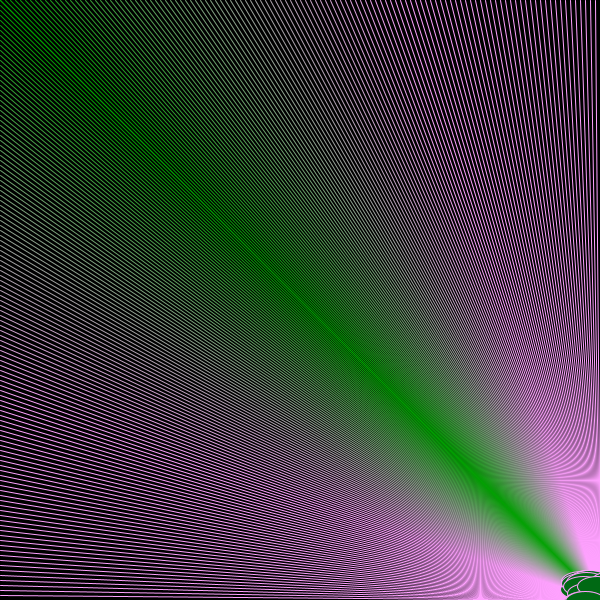
Frame 1 (no input)
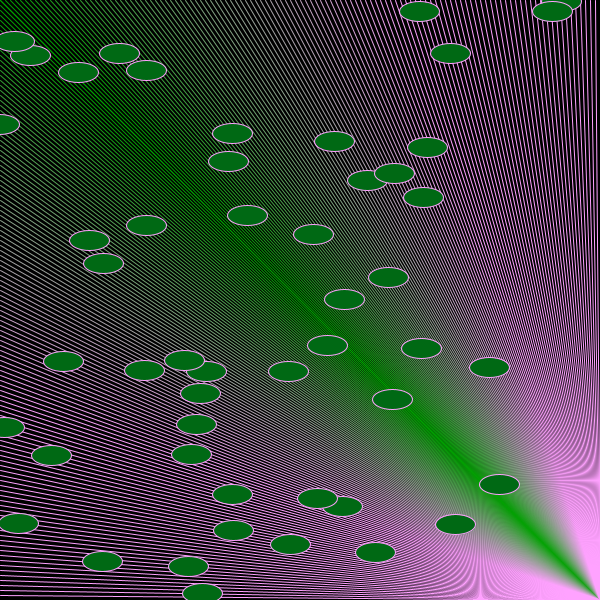
Frame 60 (the mouse pressed at the canvas centre just before this capture)
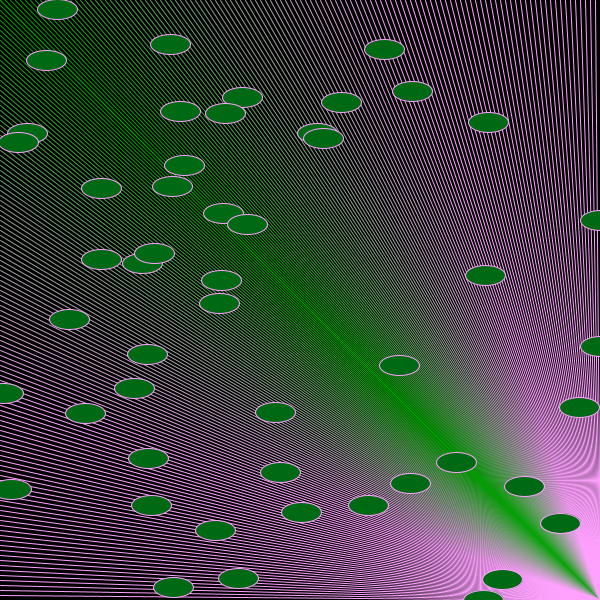
Frame 120 (the mouse held since frame 60 and released just before this capture)

The Processing sketch that drew these frames (run headless with seeded random() and noise(); from frame 60 on, the mouse is pressed at the canvas centre):

// Processing sketch: processing_97586
// ── processing_97586.pde

int totalBoles = 50;
float[] pX = new float[totalBoles];
float[] pY = new float[totalBoles];
float[] vX = new float[totalBoles];
float[] vY = new float[totalBoles];

void setup() {
size(600, 600);
stroke(108,255,244);
colorMode(RGB,400);
fill(random(0),random(255),random(123));


for (int i=0; i < totalBoles; i++) {
    pX[i] = random(width,600);
    pY[i] = random(height,600);
    vX[i] = random(-20, 20);
    vY[i] = random(-20, 20);
  }

}

void draw() {
background(0);
for (int i=0; i<600; i = i +5) {
  stroke(i,255,i);
line(600,600, width, i);
line(600,600, 0,i);
line(600,600, i, width);
line(600,600, i,0);
}
for (int i=0; i < totalBoles; i++) {

    pX[i] = pX[i] + vX[i];
    pY[i] = pY[i] + vY[i];

    
    if (pX[i] < 0 || pX[i] > width) {
      vX[i] = -vX[i];
    }
    if (pY[i] < 0 || pY[i] > height) {
      vY[i] = -vY[i];
    }
    
    ellipse(pX[i], pY[i], 40, 20);
  }
}
